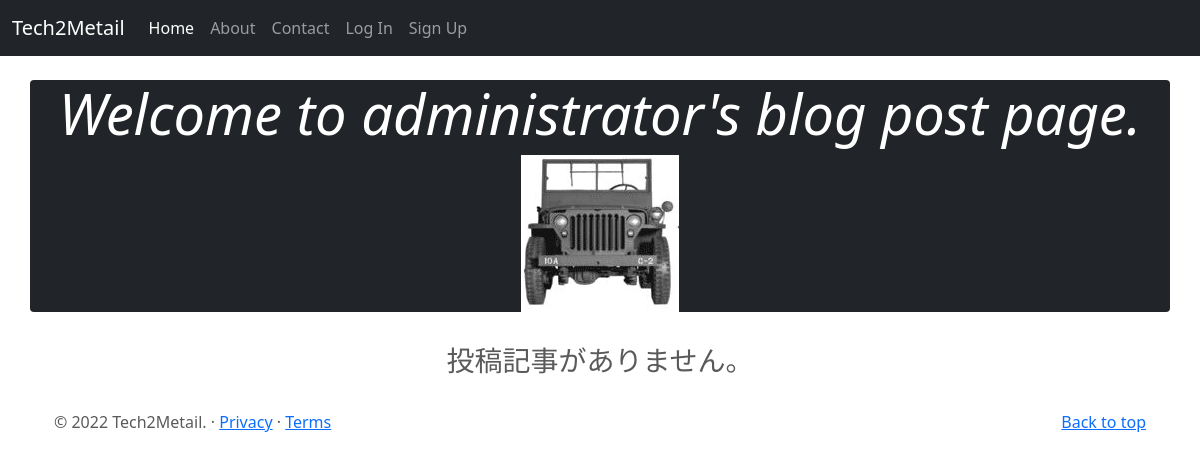
Page /administrator on the earlier database version.
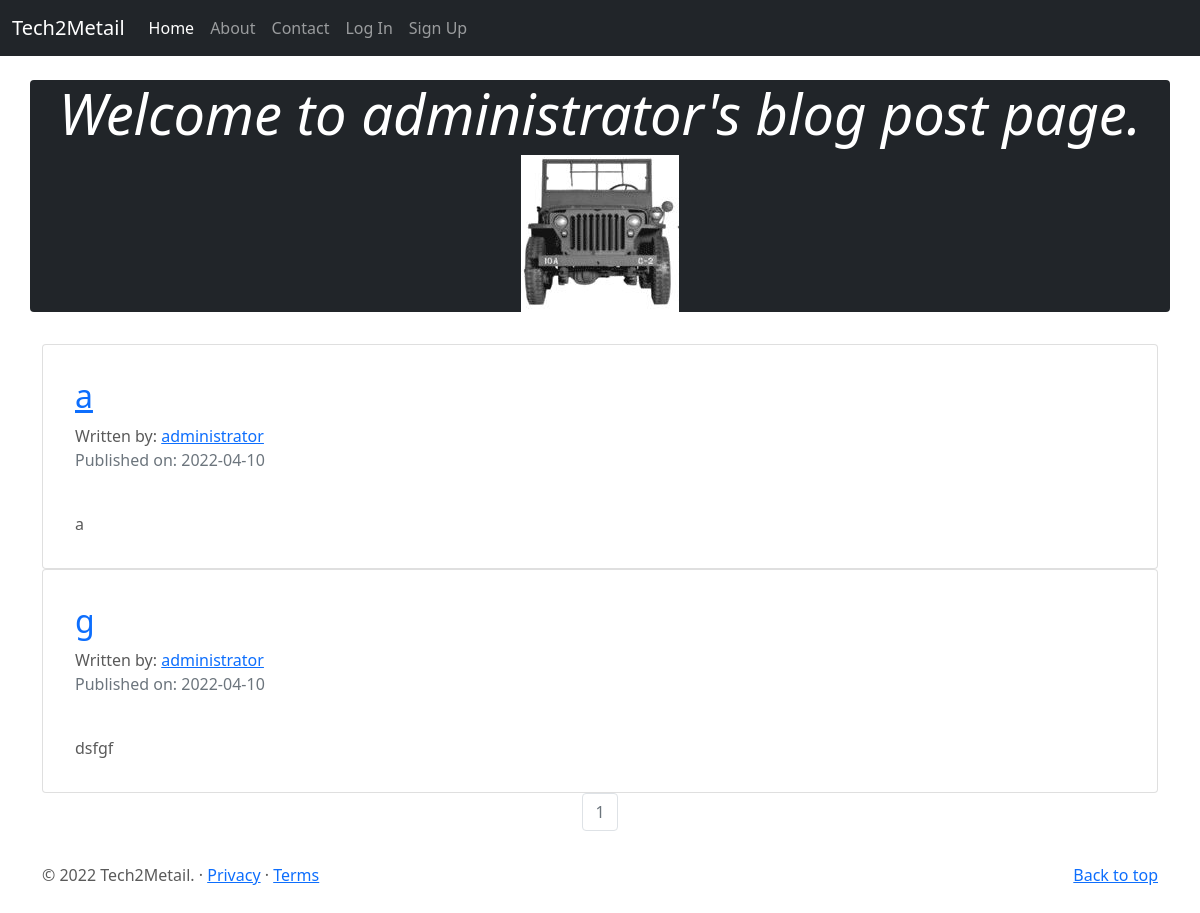
Same page on the later database version.
### tech2metailblog/models.py (models this page shows, shortened)
class User(db.Model,UserMixin):
    __tablename__ = "users"
    id = db.Column(db.Integer,primary_key=True)
    profile_image = db.Column(db.String(20),nullable=False,default='default_profile.png')
    email = db.Column(db.String(64),unique=True,index=True)
    username = db.Column(db.String(64),unique=True,index=True)
    password_hash = db.Column(db.String(128))
    posts = db.relationship('BlogPost',backref='author',lazy=True)
    booksposts = db.relationship('BooksPost',backref='user',lazy=True)

class BlogPost(db.Model):
    users = db.relationship(User)
    id = db.Column(db.Integer, primary_key=True)
    user_id = db.Column(db.Integer,db.ForeignKey('users.id'),nullable=False)
    date = db.Column(db.DateTime,nullable=False,default=datetime.now(pytz.timezone('Asia/Tokyo')))
    title = db.Column(db.String(140),nullable=False)
    text = db.Column(db.Text,nullable=False)

### tech2metailblog/users/views.py (the view)
@users.route('/<username>')
def user_posts(username):
    page = request.args.get('page',1,type=int)
    user = User.query.filter_by(username=username).first_or_404()
    blog_posts = BlogPost.query.filter_by(author=user).order_by(BlogPost.date.desc()).paginate(page=page,per_page=5)
    return render_template('user_blog_posts.html',blog_posts=blog_posts,user=user)

### tech2metailblog/templates/user_blog_posts.html
{% extends 'base.html'%}
{% block content %}
<div class="container text-white rounded bg-dark">
    <div class=" px-0">
       <div class="text-center">
            <h1 class="display-4 fst-italic">Welcome to {{user.username}}'s blog post page.</h1>
            <img src="{{url_for('static',filename='profile_pics/'+user.profile_image)}}">
        </div>
    </div>
</div>
<div class="container" >
{% if blog_posts.items %}
{% for post in blog_posts.items %}
  <div class="card text-center">
      <div class="card-body text-start">
        <h2><a href="{{url_for('blog_posts.blog_post',blog_post_id=post.id)}}">{{post.title}} </a></h2>
        Written by: <a href="{{url_for('users.user_posts',username=post.author.username)}}">{{post.author.username}} </a>
        <p class='text-muted'>Published on: {{post.date.strftime("%Y-%m-%d")}}</p>
        <br>
        {{post.text}}
      </div>
  </div>
    {% endfor %}
<nav aria-label='Page Navigation example'>
    <ul class="pagination justify-content-center">
        {% for page_num in blog_posts.iter_pages(left_edge=1,right_edge=1,left_current=1,right_current=2) %}
          {% if blog_posts.page == page_num %}
            <li class="page-item disabled">
                <a href="{{url_for('users.user_posts',username=user.username,page=page_num)}}" class="page-link">{{ page_num }}</a>
            </li>
          {% else %}
            <li class="page-item">
                <a href="{{url_for('users.user_posts',username=user.username,page=page_num)}}" class="page-link">{{ page_num }}</a>
            </li>
          {% endif %}
        {% endfor %}
    </ul>
</nav>
</div>
{% else %}
<div class="text-center">
<h3>投稿記事がありません。</h3>
</div>
{% endif %}
{% endblock %}

### tech2metailblog/templates/base.html (shortened to what this page needs)
<!DOCTYPE html>
<html lang="ja">
  <head>
        <link href="https://cdn.jsdelivr.net/npm/bootstrap@5.0.2/dist/css/bootstrap.min.css" rel="stylesheet">
        <link href="{{url_for('static',filename="style.css")}}" rel="stylesheet">
   </head>
<body>
    <header>
        <nav class="navbar navbar-expand-md navbar-dark fixed-top bg-dark">
          <div class="container-fluid">
            <a class="navbar-brand" href="#">Tech2Metail</a>
            <div class="collapse navbar-collapse" id="navbarCollapse">
              <ul class="navbar-nav me-auto mb-2 mb-md-0">
                <li class="nav-item">
                  <a class="nav-link active" aria-current="page" href="{{url_for('core.index')}}">Home</a>
                </li>
                <li class="nav-item">
                  <a class="nav-link" href="{{url_for('core.info')}}">About</a>
                </li>
                <li class="nav-item">
                  <a class="nav-link" href="{{url_for('contacts.contact')}}">Contact</a>
                </li>
                {% if current_user.is_authenticated %}
                <li class="nav-item">
                  <a class="nav-link" href="{{url_for('users.logout')}}" >Log Out</a>
                </li>
                <li class="nav-item">
                    <a class="nav-link" href="{{url_for('users.account',username=current_user.username)}}" >Account</a>
                </li>
                <li class="nav-item">
                  <a class="nav-link" href="{{url_for('books.show_shelf')}}">Books</a>
                </li>
                {% else %}
                <li class="nav-item">
                    <a class="nav-link" href="{{url_for('users.login')}}" >Log In</a>
                </li>
                <li class="nav-item">
                    <a class="nav-link" href="{{url_for('users.signup')}}" >Sign Up</a>
                </li>
                {% endif %}
              </ul>
            </div>
          </div>
        </nav>
    </header>
    <main class="main">
      {% block content%}
      {% endblock %}
      <footer class="container">
        <p class="float-end"><a href="#">Back to top</a></p>
        <p>&copy; 2022 Tech2Metail. &middot; <a href="#">Privacy</a> &middot; <a href="#">Terms</a></p>
      </footer>
    </main>
</body>
</html>

### tech2metailblog/static/style.css (style rules this page uses)
body { padding-top: 3rem; padding-bottom: 3rem; color: #5a5a5a; }
main { margin-top: 2rem; }
.container { margin-top: 2rem; }
.text-center { text-align: center; }
.card-body { width: 20em; padding: 1em; margin: 1em; }

Differences in the rows shown:
added BlogPost: title "a", author.username "administrator", date "2022-04-10", text "a"
added BlogPost: title "g", author.username "administrator", date "2022-04-10", text "dsfgf"
Other differences:
new list line: "1"
text no longer shown: "投稿記事がありません。"
